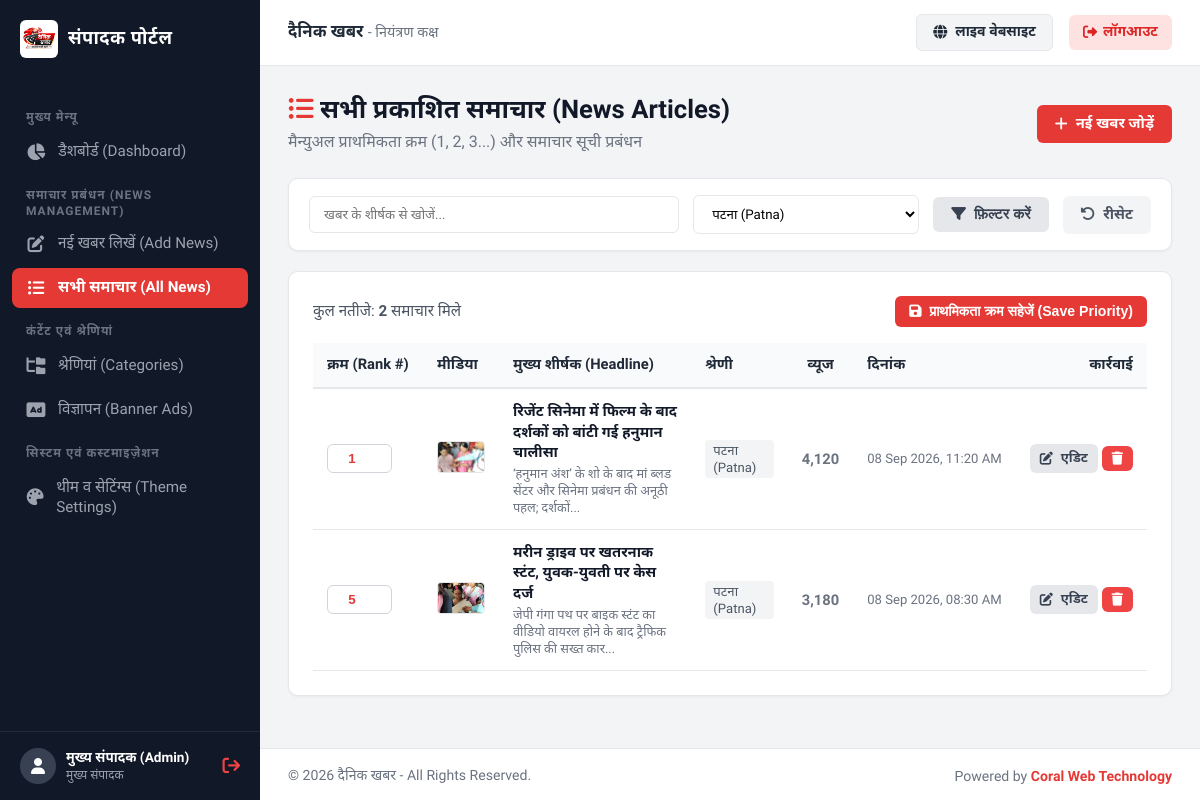
The app's page /admin/news/index.php?category=3 (signed in), older data.
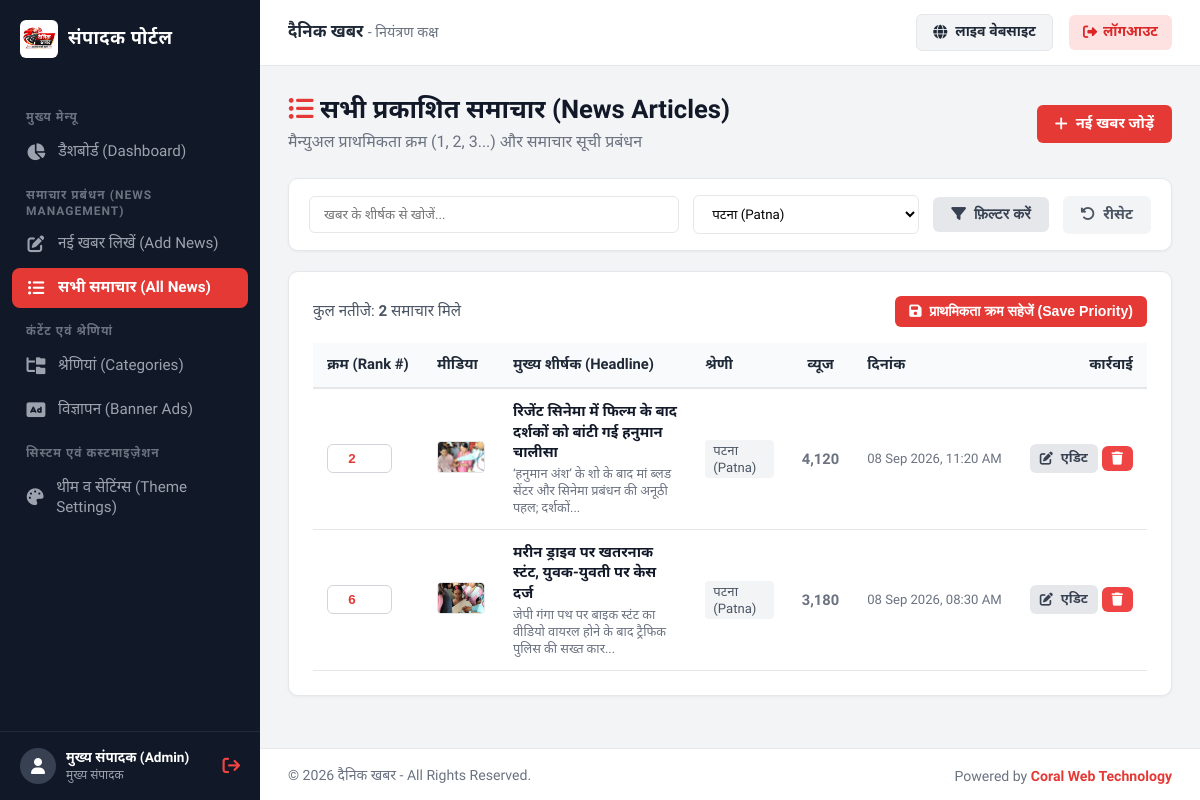
The same page, newer data.
### tables this page shows
CREATE TABLE `news` (
  `id` INT AUTO_INCREMENT PRIMARY KEY,
  `category_id` INT NOT NULL,
  `headline` VARCHAR(500) NOT NULL,
  `subheadline` VARCHAR(500) DEFAULT NULL,
  `slug` VARCHAR(550) NOT NULL UNIQUE,
  `content` LONGTEXT NOT NULL,
  `media_type` ENUM('image', 'video_upload', 'video_embed') NOT NULL DEFAULT 'image',
  `media_url` VARCHAR(255) NOT NULL,
  `priority_order` INT DEFAULT 0,
  `is_breaking` TINYINT(1) DEFAULT 0,
  `views` INT DEFAULT 0,
  `created_at` TIMESTAMP DEFAULT CURRENT_TIMESTAMP,
  `updated_at` TIMESTAMP DEFAULT CURRENT_TIMESTAMP ON UPDATE CURRENT_TIMESTAMP,
  FOREIGN KEY (`category_id`) REFERENCES `categories` (`id`) ON DELETE CASCADE
);

CREATE TABLE `categories` (
  `id` INT AUTO_INCREMENT PRIMARY KEY,
  `name` VARCHAR(100) NOT NULL,
  `slug` VARCHAR(120) NOT NULL UNIQUE,
  `icon` VARCHAR(50) DEFAULT 'fa-newspaper',
  `display_order` INT DEFAULT 0,
  `status` TINYINT(1) DEFAULT 1,
  `created_at` TIMESTAMP DEFAULT CURRENT_TIMESTAMP
);

### includes/functions.php (called while the page is built, shortened)
<?php
function get_media_url($url, $media_type = 'image') {
    if (file_exists(UPLOAD_DIR . $url)) {
        return UPLOAD_URL . $url;
    }
    return ASSETS_URL . 'images/placeholder.svg';
}

### admin/news/index.php (the view, shortened to what the changed rows need)
<?php
require_once __DIR__ . '/../includes/auth.php';
$category_filter = isset($_GET['category']) ? (int)$_GET['category'] : 0;
$sql = "SELECT n.*, c.name as category_name
        FROM news n
        LEFT JOIN categories c ON n.category_id = c.id
        WHERE 1=1 ";
$params = [];
if ($category_filter > 0) {
    $sql .= " AND n.category_id = ? ";
    $params[] = $category_filter;
}
$sql .= " ORDER BY n.priority_order ASC, n.created_at DESC";
$news_list = [];
if ($pdo) {
    try {
        $stmt = $pdo->prepare($sql);
        $stmt->execute($params);
        $news_list = $stmt->fetchAll();
    } catch (PDOException $e) {
        error_log($e->getMessage());
    }
}
require_once __DIR__ . '/../includes/header.php';
?>
<div class="page-header">
    <div>
        <h1><i class="fa-solid fa-list-ul" style="color:var(--admin-theme);"></i> सभी प्रकाशित समाचार (News Articles)</h1>
    </div>
</div>
<form method="POST" action="">
    <div class="card">
        <?php if (!empty($news_list)): ?>
            <div style="overflow-x: auto;">
                <table style="width: 100%; border-collapse: collapse; text-align: left; font-size: 0.92rem;">
                    <thead>
                        <tr style="border-bottom: 2px solid var(--admin-border); background: #f9fafb;">
                            <th style="padding: 12px 14px; width: 110px;">क्रम (Rank #)</th>
                            <th style="padding: 12px 14px;">मीडिया</th>
                            <th style="padding: 12px 14px;">मुख्य शीर्षक (Headline)</th>
                            <th style="padding: 12px 14px;">श्रेणी</th>
                            <th style="padding: 12px 14px; text-align:center;">व्यूज</th>
                            <th style="padding: 12px 14px;">दिनांक</th>
                            <th style="padding: 12px 14px; text-align: right;">कार्रवाई</th>
                        </tr>
                    </thead>
                    <tbody>
                        <?php foreach ($news_list as $news): ?>
                            <tr style="border-bottom: 1px solid var(--admin-border);">
                                <td style="padding: 12px 14px;">
                                    <input type="number" name="priorities[<?php echo $news['id']; ?>]" value="<?php echo (int)$news['priority_order']; ?>" min="1" max="9999" style="width: 65px; padding: 6px 8px; border: 1px solid #d1d5db; border-radius: 6px; text-align: center; font-weight: 700; color: var(--admin-theme);">
                                </td>
                                <td style="padding: 12px 14px; width: 60px;">
                                    <?php if ($news['media_type'] === 'video_embed' || $news['media_type'] === 'video_upload'): ?>
                                        <div style="width: 48px; height: 32px; background: #fee2e2; color: #dc2626; border-radius: 4px; display: flex; align-items: center; justify-content: center; font-size: 1.1rem;">
                                            <i class="fa-solid fa-circle-play"></i>
                                        </div>
                                    <?php else: ?>
                                        <img src="<?php echo get_media_url($news['media_url'], $news['media_type']); ?>" alt="" style="width: 48px; height: 32px; object-fit: cover; border-radius: 4px; border: 1px solid #e5e7eb;">
                                    <?php endif; ?>
                                </td>
                                <td style="padding: 12px 14px; max-width: 380px;">
                                    <a href="<?php echo SITE_URL; ?>/article.php?slug=<?php echo urlencode($news['slug']); ?>" target="_blank" style="color: #111827; font-weight: 600; text-decoration: none; line-height: 1.4; display: block;">
                                        <?php echo htmlspecialchars($news['headline']); ?>
                                    </a>
                                    <?php if (!empty($news['subheadline'])): ?>
                                        <div style="font-size: 0.8rem; color: #6b7280; margin-top: 3px;">
                                            <?php echo htmlspecialchars(mb_substr($news['subheadline'], 0, 80)) . (mb_strlen($news['subheadline']) > 80 ? '...' : ''); ?>
                                        </div>
                                    <?php endif; ?>
                                </td>
                                <td style="padding: 12px 14px; color: #4b5563; font-weight: 500;">
                                    <span style="display:inline-block; padding: 3px 8px; background: #f3f4f6; border-radius: 4px; font-size: 0.82rem;">
                                        <?php echo htmlspecialchars($news['category_name'] ?? 'सामान्य'); ?>
                                    </span>
                                </td>
                                <td style="padding: 12px 14px; text-align: center; color: #6b7280; font-weight: 600;">
                                    <?php echo number_format($news['views']); ?>
                                </td>
                                <td style="padding: 12px 14px; color: #6b7280; font-size: 0.82rem; white-space: nowrap;">
                                    <?php echo date('d M Y, h:i A', strtotime($news['created_at'])); ?>
                                </td>
                                <td style="padding: 12px 14px; text-align: right; white-space: nowrap;">
                                    <a href="<?php echo SITE_URL; ?>/admin/news/edit.php?id=<?php echo $news['id']; ?>" class="btn btn-secondary" style="padding: 6px 10px; font-size: 0.82rem;" title="संपादित करें">
                                        <i class="fa-solid fa-pen-to-square"></i> एडिट
                                    </a>
                                    <a href="<?php echo SITE_URL; ?>/admin/news/delete.php?id=<?php echo $news['id']; ?>" class="btn btn-danger" style="padding: 6px 10px; font-size: 0.82rem;" title="हटाएं" onclick="return confirm('क्या आप वाकई इस समाचार को हटाना चाहते हैं?');">
                                        <i class="fa-solid fa-trash"></i>
                                    </a>
                                </td>
                            </tr>
                        <?php endforeach; ?>
                    </tbody>
                </table>
            </div>
        <?php else: ?>
            <div style="text-align: center; padding: 40px; color: #6b7280;">
                <p>कोई समाचार उपलब्ध नहीं है।</p>
            </div>
        <?php endif; ?>
    </div>
</form>
<?php require_once __DIR__ . '/../includes/footer.php'; ?>

Row changes from the older to the newer data that the page shows:
no longer on this page (row edited): news: id+priority_order "1", media_url+media_type (picture), headline "रिजेंट सिनेमा में फिल्म के बाद दर्शकों को बांटी गई हनुमान चालीसा", subheadline "‘हनुमान अंश’ के शो के बाद मां ब्लड सेंटर और सिनेमा प्रबंधन की अनूठी पहल; दर्शकों", category.name "पटना (Patna)", views "4,120", created_at "08 Sep 2026, 11:20 AM"
no longer on this page (row edited): news: id+priority_order "5", media_url+media_type (picture), headline "मरीन ड्राइव पर खतरनाक स्टंट, युवक-युवती पर केस दर्ज", subheadline "जेपी गंगा पथ पर बाइक स्टंट का वीडियो वायरल होने के बाद ट्रैफिक पुलिस की सख्त कार", category.name "पटना (Patna)", views "3,180", created_at "08 Sep 2026, 08:30 AM"
now on this page (row edited): news: id+priority_order "2", media_url+media_type (picture), headline "रिजेंट सिनेमा में फिल्म के बाद दर्शकों को बांटी गई हनुमान चालीसा", subheadline "‘हनुमान अंश’ के शो के बाद मां ब्लड सेंटर और सिनेमा प्रबंधन की अनूठी पहल; दर्शकों", category.name "पटना (Patna)", views "4,120", created_at "08 Sep 2026, 11:20 AM"
added news: id+priority_order "6", media_url+media_type (picture), headline "मरीन ड्राइव पर खतरनाक स्टंट, युवक-युवती पर केस दर्ज", subheadline "जेपी गंगा पथ पर बाइक स्टंट का वीडियो वायरल होने के बाद ट्रैफिक पुलिस की सख्त कार", category.name "पटना (Patna)", views "3,180", created_at "08 Sep 2026, 08:30 AM"
